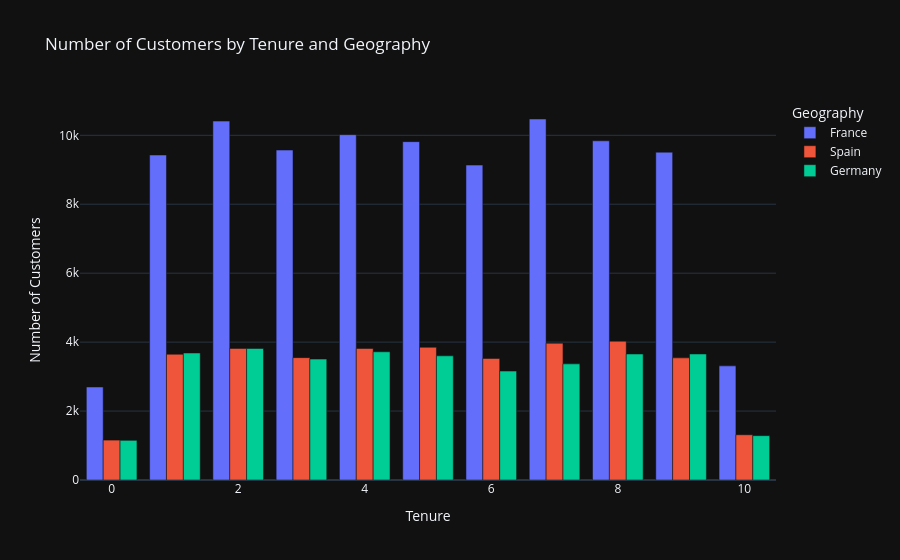

The notebook cell this image was saved under:
### Code cell
import plotly.express as px
import pandas as pd

fig = px.bar(df.groupby(df['Tenure'])['Geography'].value_counts().reset_index(name='Count'),
             x='Tenure',
             y='Count',
             color='Geography',
             barmode='group',
             labels={'Count': 'Number of Customers'},
             title='Number of Customers by Tenure and Geography',
             template='plotly_dark'
             )

fig.update_layout(
    xaxis_title='Tenure',
    yaxis_title='Number of Customers',
    legend_title='Geography',
    legend=dict(title='Geography'),
)

# Show the plot
fig.show()

### Figure 1 — Plotly figure (JSON) as saved in the notebook; plotly's stock layout.template omitted (floating-point values rounded to 4 significant figures)
{"data": [{"alignmentgroup": "True", "hovertemplate": "Geography=France<br>Tenure=%{x}<br>Number of Customers=%{y}<extra></extra>", "legendgroup": "France", "marker": {"color": "#636efa", "pattern": {"shape": ""}}, "name": "France", "offsetgroup": "France", "orientation": "v", "showlegend": true, "textposition": "auto", "type": "bar", "x": [0, 1, 2, 3, 4, 5, 6, 7, 8, 9, 10], "xaxis": "x", "y": [2698, 9428, 10412, 9572, 10019, 9816, 9136, 10473, 9840, 9510, 3311], "yaxis": "y"}, {"alignmentgroup": "True", "hovertemplate": "Geography=Spain<br>Tenure=%{x}<br>Number of Customers=%{y}<extra></extra>", "legendgroup": "Spain", "marker": {"color": "#EF553B", "pattern": {"shape": ""}}, "name": "Spain", "offsetgroup": "Spain", "orientation": "v", "showlegend": true, "textposition": "auto", "type": "bar", "x": [0, 1, 2, 3, 4, 5, 6, 7, 8, 9, 10], "xaxis": "x", "y": [1158, 3648, 3817, 3550, 3816, 3850, 3526, 3968, 4025, 3543, 1312], "yaxis": "y"}, {"alignmentgroup": "True", "hovertemplate": "Geography=Germany<br>Tenure=%{x}<br>Number of Customers=%{y}<extra></extra>", "legendgroup": "Germany", "marker": {"color": "#00cc96", "pattern": {"shape": ""}}, "name": "Germany", "offsetgroup": "Germany", "orientation": "v", "showlegend": true, "textposition": "auto", "type": "bar", "x": [0, 1, 2, 3, 4, 5, 6, 7, 8, 9, 10], "xaxis": "x", "y": [1151, 3684, 3816, 3508, 3719, 3602, 3160, 3369, 3655, 3656, 1286], "yaxis": "y"}], "layout": {"barmode": "group", "legend": {"title": {"text": "Geography"}, "tracegroupgap": 0}, "title": {"text": "Number of Customers by Tenure and Geography"}, "xaxis": {"anchor": "y", "domain": [0, 1], "title": {"text": "Tenure"}}, "yaxis": {"anchor": "x", "domain": [0, 1], "title": {"text": "Number of Customers"}}}}
